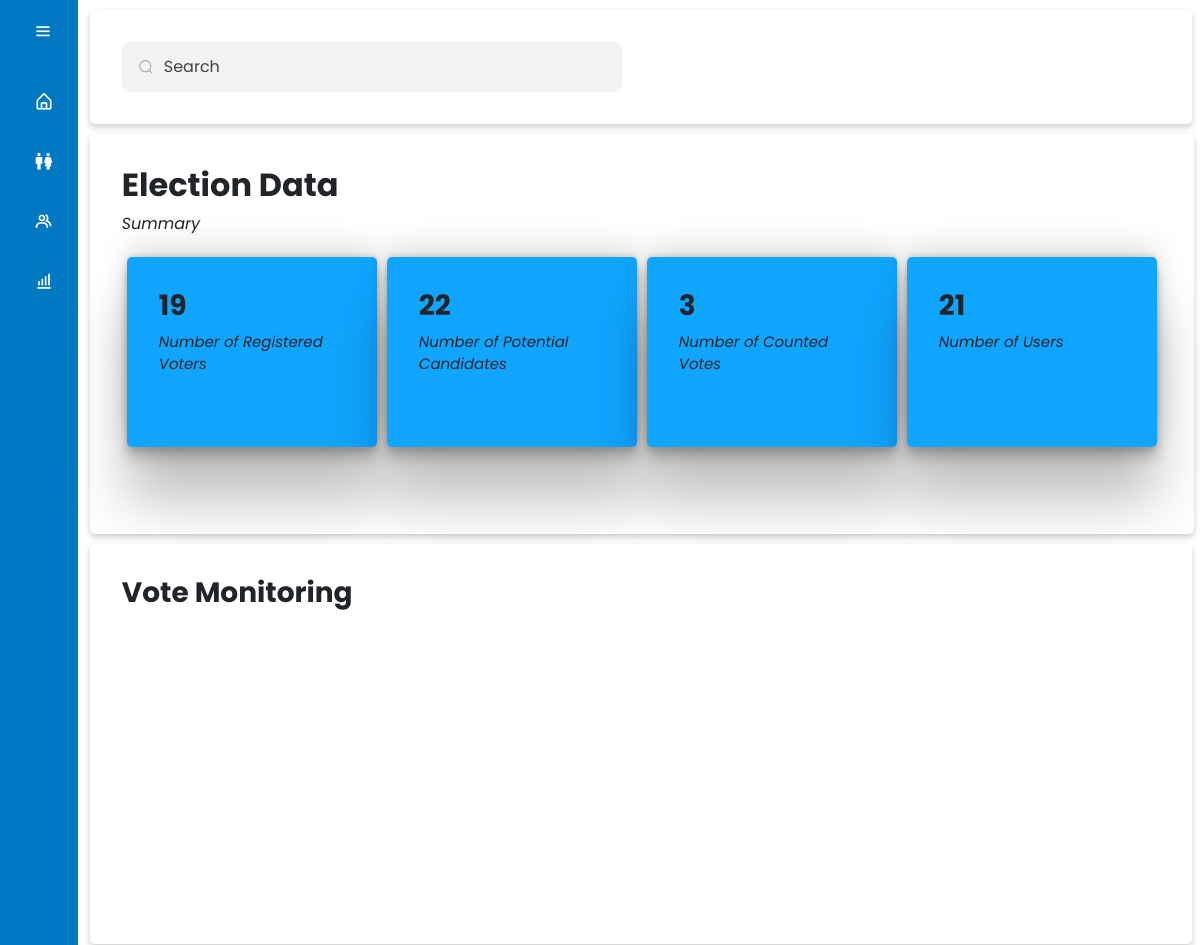
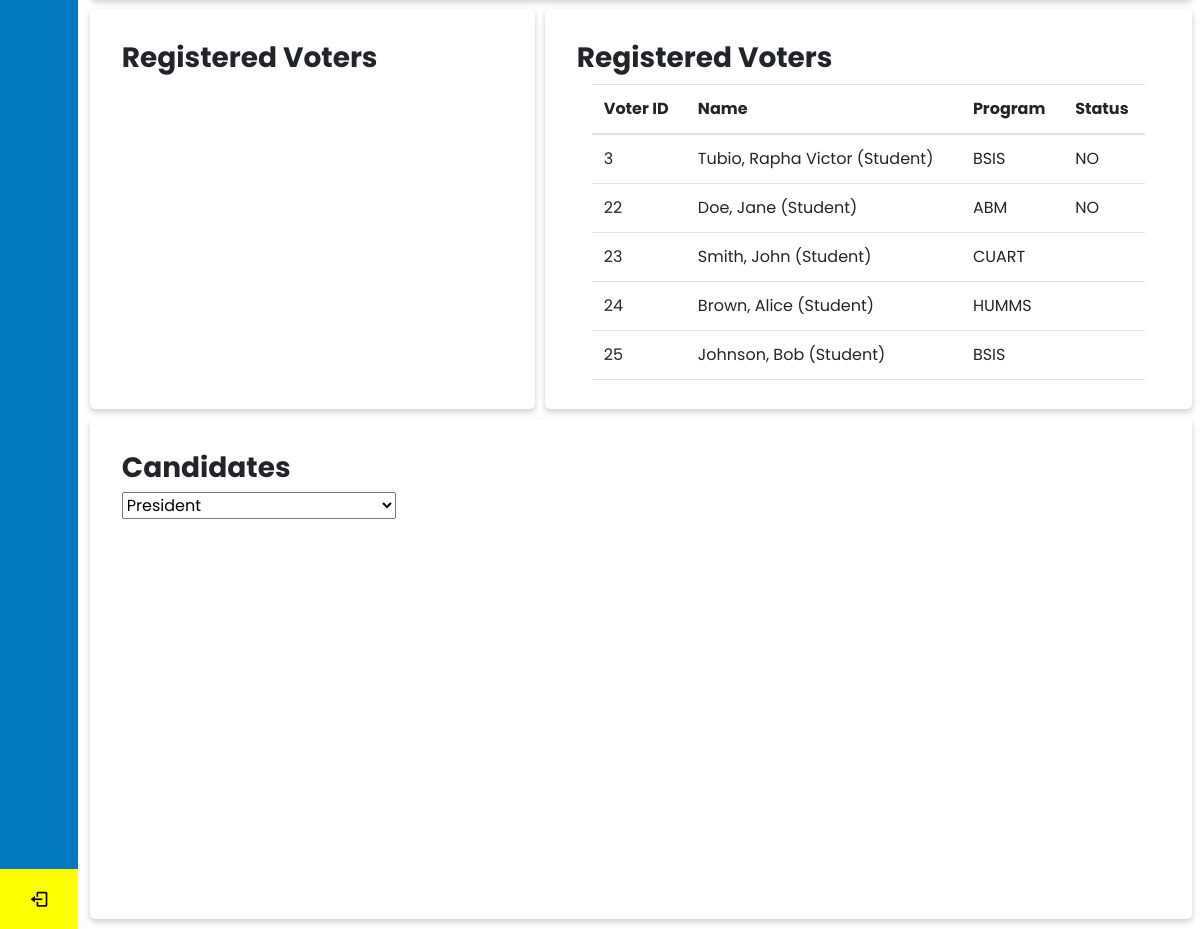
The app's page /admin/index.php with its own data (2 pictures, top to bottom).
### tables this page shows
CREATE TABLE `voters` (
  `voter_id` int(11) NOT NULL,
  `user_id` varchar(155) NOT NULL,
  `voter_gender` varchar(20) NOT NULL,
  `voter_num` int(11) DEFAULT NULL,
  `voter_grade` varchar(20) NOT NULL,
  `program_code` varchar(55) NOT NULL,
  `voter_club` varchar(55) DEFAULT NULL,
  `academic_year` varchar(50) NOT NULL,
  `date_registered` datetime NOT NULL,
  `vote_status` varchar(20) NOT NULL
);

CREATE TABLE `users` (
  `user_id` varchar(155) NOT NULL,
  `user_profile` blob NOT NULL,
  `user_name` varchar(155) NOT NULL,
  `user_email` varchar(155) NOT NULL,
  `user_pw` varchar(155) NOT NULL
);

### admin/index.php (the view, shortened to what this page needs)
<?php
    include 'admin-sidebar.php';
    include 'db.php';
?>
<!DOCTYPE html>
<html>
    <head>
        <link rel="stylesheet" type="text/css" href="admin-style/index-style.css?v=<?php echo time(); ?>">
        <link href='https://unpkg.com/boxicons@2.1.4/css/boxicons.min.css' rel='stylesheet'>
		<link rel="stylesheet" href="https://cdn.jsdelivr.net/npm/bootstrap@4.3.1/dist/css/bootstrap.min.css">
    </head>
    <body>
        <div class="main-content">
                <div class="item" id="item-1"><div class="group">
                    <input type="text" class="input" type="search" placeholder="Search" />
                    </div></div>
                <div class="item" id="item-2">
                    <h2>Election Data</h2>
                    <p>Summary</p>
                    <div class="child">
                        <div class="child-item">
                        <h3>
                            <?php
                                $qry1 = "SELECT COUNT('voter_id') AS voters FROM voters";
                                $result = mysqli_query($conn, $qry1);
                                if ($result->num_rows > 0) {
                                    while ($row = $result->fetch_assoc()) {
                                        $voters = $row['voters'];
                                        if ($voters != 0) {
                                            echo $voters;
                                        } else {
                                            echo "0 :(";
                                        }
                                    }
                                }
                            ?></h3>
                            <p>Number of Registered Voters</p>
                        </div>
                        <div class="child-item">
                        <h3>
                        <?php
                            $qry2 = "SELECT COUNT('candidate_id') AS candidate FROM candidate";
                            $result = mysqli_query($conn, $qry2);
                            if ($result->num_rows > 0) {
                                while ($row = $result->fetch_assoc()) {
                                    $candidates = $row['candidate'];
                                    if ($candidates != 0) {
                                        echo $candidates;
                                    } else {
                                        echo "0 :(";
                                    }
                                }
                            }
                            ?></h3>
                            <p>Number of Potential Candidates</p>
                        </div>
                        <div class="child-item"><h3>
                        <?php
                            $qry3 = "SELECT COUNT('r_vote_id') AS r_votes FROM registered_votes";
                            $result = mysqli_query($conn, $qry3);
                            if ($result->num_rows > 0) {
                                while ($row = $result->fetch_assoc()) {
                                    $r_votes = $row['r_votes'];
                                    if ($r_votes != 0) {
                                        echo $r_votes;
                                    } else {
                                        echo "0 :(";
                                    }
                                }
                            }
                            ?></h3>
                            <p>Number of Counted Votes</p>
                        </div>
                        <div class="child-item"><h3>
                        <?php
                            $qry4 = "SELECT COUNT('user_id') AS user FROM users";
                            $result = mysqli_query($conn, $qry4);
                            if ($result->num_rows > 0) {
                                while ($row = $result->fetch_assoc()) {
                                    $user = $row['user'];
                                    if ($user != 0) {
                                        echo $user;
                                    } else {
                                        echo "0 :(";
                                    }
                                }
                            }
                            ?></h3>
                            <p>Number of Users</p>
                        </div>
                    </div>
                </div>
                <div class="item" id="item-2">
                    <H3>Vote Monitoring</H3>
                    <?php include 'e-date_data.php'; ?>
                </div>
                <div class="item" id="item-3">
                    <h3>Registered Voters</h3>
                </div>
                <div class="item" id="item-4">
                    <h3>Registered Voters</h3>
                <div class="container">
                <div class="table-container">
                    <table class="table table-hover" id="table-hover" >
                        <thead>
                            <tr>
                                <th scope="col">Voter ID</th>
                                <th scope="col">Name</th>
                                <th scope="col">Program</th>
                                <th scope="col">Status</th>
                            </tr>
                        </thead>
                        <tbody>
                            <?php
                                $query = "SELECT u.user_name, v.voter_id, v.program_code, v.vote_status FROM users u JOIN voters v ON u.user_id = v.user_id";
                                $result = mysqli_query($conn, $query);
                                if ($result->num_rows > 0) {
                                    while ($row = $result->fetch_assoc()) {
                                        $voterid = $row['voter_id'];
                                        $username = $row['user_name'];
                                        $program = $row['program_code'];
                                        $status = $row['vote_status'];
                                        echo "<tr>";
                                        echo "<td>$voterid</td>";
                                        echo "<td>$username</td>";
                                        echo "<td>$program</td>";
                                        echo "<td>$status</td>";
                                        echo "</tr>";
                                    }
                                }
                            ?>
                        </tbody>
                    </table>
                </div>
                </div>
                </div>
                <div class="item" id="item-5">
                    <h3>Candidates</h3>
                        <select id="positionDropdown" onchange="updateChart()">
                            <?php
                                $query = "SELECT position_id, position_name FROM position ORDER BY position_rank";
                                $result = mysqli_query($conn, $query);
                                if ($result->num_rows > 0) {
                                    while ($row = $result->fetch_assoc()) {
                                        $pos = $row['position_id'];
                                        $pos_name = $row['position_name'];
                                        $selected = $first ? ' selected' : '';
                                        echo "<option value='$pos'$selected>$pos_name</option>";
                                        $first = false;
                                    }
                                }
                            ?>
                        </select>
                </div>
        </div>
    </body>
</html>

### admin/admin-style/index-style.css (style rules this page uses)
* { margin: 0; padding: 0; }
body { background-color: #3d5a80; overflow-y: auto; box-sizing: border-box; font-family: "Poppins" , sans-serif; }
.main-content { position: absolute; top: 0; left: 80px; transition: all 0.5s ease; width: calc(100% - 78px); display: flex; flex-wrap: wrap; padding: 0.3rem; }
.main-content .item { min-height: 50px; text-align: left; padding: 2rem; border-radius: 5px; margin: 5px; background-color: white; box-shadow: 0 3px 6px rgba(0, 0, 0, 0.2); }
.main-content .item .child .child-item { box-shadow: rgba(0, 0, 0, 0.25) 0px 54px 55px, rgba(0, 0, 0, 0.12) 0px -12px 30px, rgba(0, 0, 0, 0.12) 0px 4px 6px, rgba(0, 0, 0, 0.17) 0px 12px 13px, rgba(0, 0, 0, 0.09) 0px -3px 5px; }
.main-content .item h2 { font-weight: bolder; }
.main-content .item h3 { font-weight: bolder; }
.main-content .item p { font-style: italic; }
.main-content #item-1 { width: 100%; }
.main-content #item-2 { flex-grow: 1; width: 100%; height: 400px; }
.main-content #item-3 { width: 40%; height: 400px; }
.main-content #item-4 { flex-grow: 1; width: 50%; height: 400px; }
.main-content #item-5 { width: 100%; min-height: 500px; }
.main-content .item .child { display: flex; min-height: 200px; min-width: 200px; justify-content: space-between; }
.main-content .item .child-item { text-align: left; padding: 2rem; border-radius: 5px; margin: 5px; background-color: #10a5ff; box-shadow: 0 3px 6px rgba(0, 0, 0, 0.2); width: 250px; }
.main-content .item .child-item p { font-size: 15px; }
.group { display: flex; line-height: 28px; align-items: center; position: relative; max-width: 500px; }
.input { width: 100%; height: 50px; line-height: 28px; padding: 0 1rem; padding-left: 2.5rem; border: 2px solid transparent; border-radius: 8px; outline: none; background-color: #f3f3f4; color: #0d0c22; transition: 0.3s ease; }
.input::placeholder { color: #404046; }
.icon { position: absolute; left: 1rem; fill: #9e9ea7; width: 1rem; height: 1rem; }
.container { width: 80%; margin: 10px auto; }
.table-container { height: 300px; overflow-y: auto; }
#table-hover { width: 100%; border-collapse: collapse; margin: 0; text-align: left; }
table th { background-color: white; position: sticky; top: 0; z-index: 1; }

### admin/admin-sidebar.php (style rules this page uses)
* { margin: 0; padding: 0; box-sizing: border-box; font-family: "Poppins" , sans-serif; }
body { position: relative; min-height: 100vh; width: 100%; overflow: hidden; }

### records on screen
voters: voter_id "3", user.user_name "Tubio, Rapha Victor (Student)", program_code "BSIS", vote_status "NO"
voters: voter_id "22", user.user_name "Doe, Jane (Student)", program_code "ABM", vote_status "NO"
voters: voter_id "23", user.user_name "Smith, John (Student)", program_code "CUART"
voters: voter_id "24", user.user_name "Brown, Alice (Student)", program_code "HUMMS"
voters: voter_id "25", user.user_name "Johnson, Bob (Student)", program_code "BSIS"

### other values on screen
$voters "19"
$candidates "22"
$r_votes "3"
$user "21"
form field value "President"
